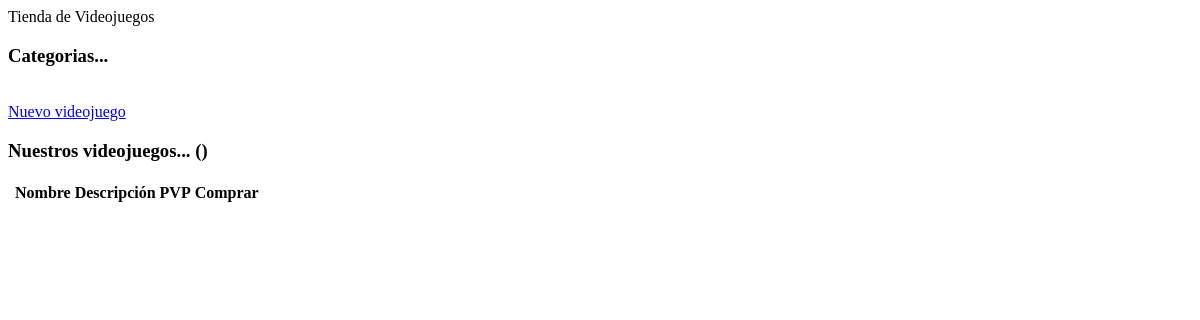
Before: /categorias with the older database file.
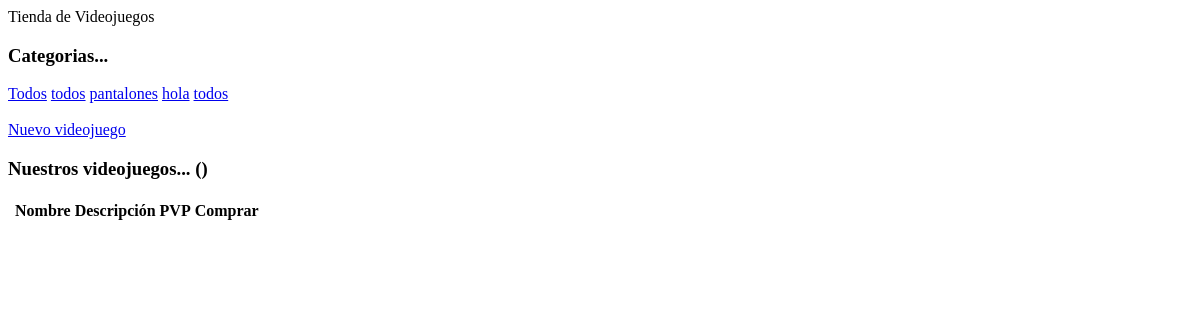
After: the same page with the newer database file.
### tables this page shows
CREATE TABLE categorias (
	id INTEGER NOT NULL, 
	nombre VARCHAR(100), 
	PRIMARY KEY (id)
);

### run.py (the view)
@app.route('/categorias', methods=['GET'])
def categorias():
    from models import Categorias
    categorias = Categorias.query.all()
    return render_template("index.html", categorias=categorias)

### templates/index.html (shortened to what this page needs)
{% block contenido %}
<div class="container">
  <div class="row">
  <div class="col-md-2">
    <h3>Categorias...</h3>
    <div class="list-group">
      {% for cat in categorias %}
      {% if categorias.nombre==cat.nombre%}
        <a class="list-group-item active" href="{{url_for("home", id=cat.id)}}">{{cat.nombre}}</a>
      {% else %}
        <a class="list-group-item" href="{{url_for("home", id=cat.id)}}">{{cat.nombre}}</a>
      {% endif%}
      {% endfor %}
    </div>
    <br/>
    <a class="btn btn-primary" href="{{url_for('articulos_new')}}" role="button">Nuevo videojuego</a>
    <br/>
  </div>
  <div class="col-md-10">
	    <h3>Nuestros videojuegos... ({{categorias.nombre}})</h3>
	    <div class="panel panel-default">
  			<table class="table table-bordered">
          <tr>
            <th></th>
            <th>Nombre</th>
            <th>Descripción</th>
            <th>PVP</th>
            <th>Comprar</th>
          </tr>
  	    	</table>
  	</div>
  </div>
</div>
{% endblock %}

Changed rows visible on the page:
added categorias: nombre "Todos"
added categorias: nombre "todos"
added categorias: nombre "pantalones"
added categorias: nombre "hola"
added categorias: nombre "todos"
